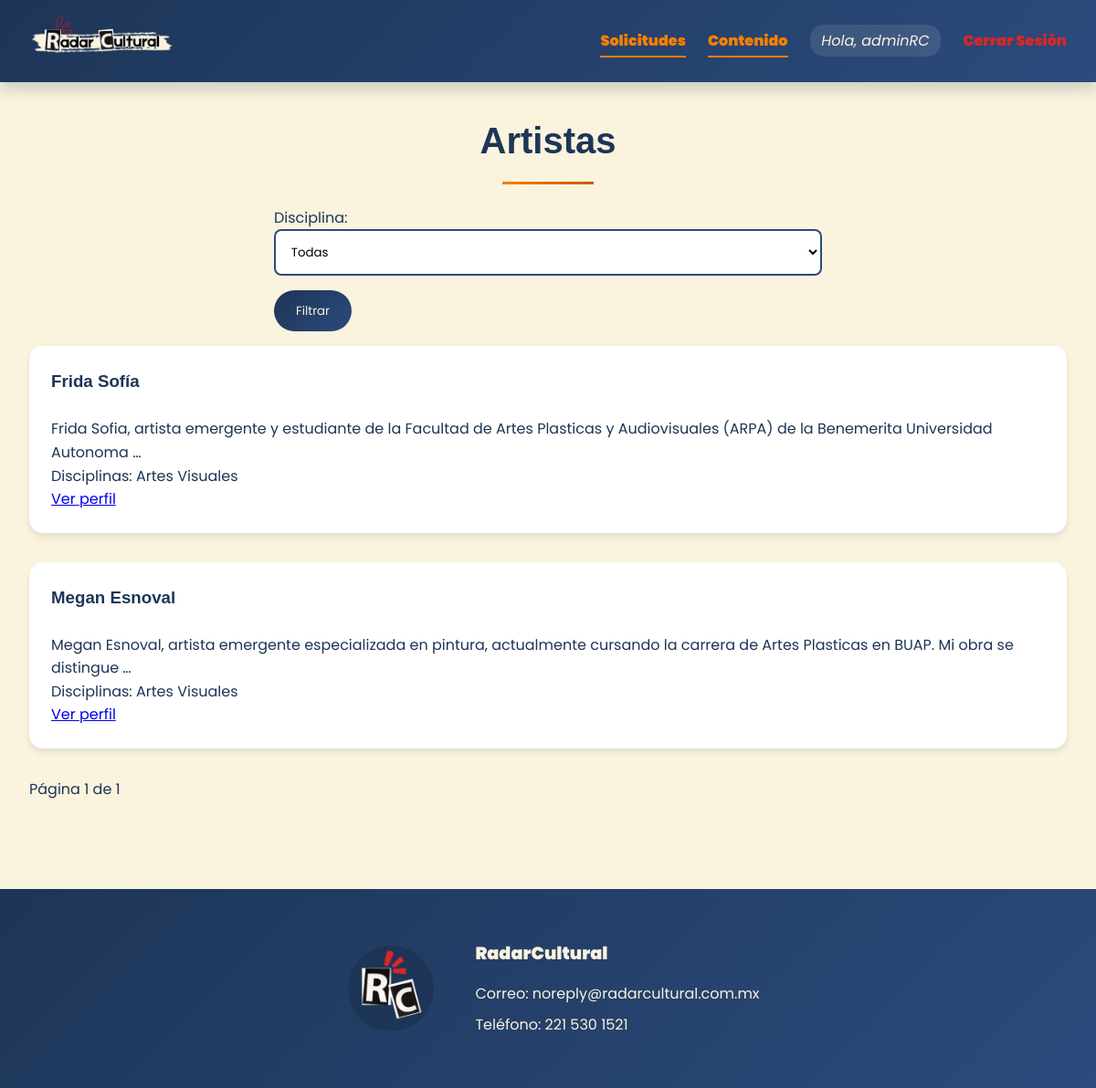
The app's page /artistas/ (signed in) with its own data.
### core/models.py (models this page shows, shortened)
class Usuario(AbstractUser):
    TIPO_USUARIO_CHOICES = [
        ('administrador', 'Administrador'),
        ('difusor', 'Difusor'),
        ('estudiante', 'Estudiante'),
        ('general', 'General'),
    ]
    tipo_usuario = models.CharField(max_length=20, choices=TIPO_USUARIO_CHOICES, default='general')
    recibir_novedades = models.BooleanField(default=False)
    fecha_registro = models.DateTimeField(auto_now_add=True)
    class Meta:
        db_table = 'usuarios'
        verbose_name = 'Usuario'
        verbose_name_plural = 'Usuarios'

class PerfilDifusor(models.Model):
    usuario = models.OneToOneField(Usuario, on_delete=models.CASCADE, related_name='perfil_difusor')
    tipo_difusor = models.CharField(max_length=20, choices=TIPO_DIFUSOR_CHOICES)
    nombre_entidad = models.CharField(max_length=200)
    descripcion = models.TextField()
    imagen_perfil = models.ImageField(upload_to='perfiles/', blank=True, null=True)
    telefono = models.CharField(max_length=20)
    direccion = models.TextField(blank=True, null=True)
    sitio_web = models.URLField(blank=True, null=True)
    redes_sociales = models.JSONField(default=dict, blank=True)
    disciplinas = models.ManyToManyField('Disciplina', related_name='difusores')
    activo = models.BooleanField(default=True)
    fecha_creacion = models.DateTimeField(auto_now_add=True)
    class Meta:
        db_table = 'perfiles_difusor'
        verbose_name = 'Perfil de Difusor'
        verbose_name_plural = 'Perfiles de Difusor'

class Disciplina(models.Model):
    nombre = models.CharField(max_length=50, choices=DISCIPLINAS_CHOICES, unique=True)
    descripcion = models.TextField(blank=True)
    class Meta:
        db_table = 'disciplinas'
        verbose_name = 'Disciplina Artística'
        verbose_name_plural = 'Disciplinas Artísticas'

### core/views.py (the view)
# urls.py: path('artistas/', views.lista_artistas, name='lista_artistas'),
def lista_artistas(request):
    artistas = PerfilDifusor.objects.filter(tipo_difusor='artista', activo=True)
    disciplina = request.GET.get('disciplina')
    if disciplina:
        artistas = artistas.filter(disciplinas__nombre=disciplina)
    paginator = Paginator(artistas, 12)
    page_number = request.GET.get('page')
    page_obj = paginator.get_page(page_number)
    context = {
        'page_obj': page_obj,
        'disciplinas': Disciplina.objects.all(),
    }
    return render(request, 'services/artists_list.html', context)

### templates/services/artists_list.html (shortened to what this page needs)
{% extends "base.html" %}
{% load static %}
{% block content %}
<h2>Artistas</h2>
<form method="get">
    <div>
        <label for="disciplina">Disciplina:</label>
        <select name="disciplina" id="disciplina">
            <option value="">Todas</option>
        </select>
    </div>
    <button type="submit">Filtrar</button>
</form>
<div>
    {% for artista in page_obj %}
    <article>
        <h3>{{ artista.nombre_entidad }}</h3>
        <p>{{ artista.descripcion|truncatewords:20 }}</p>
        <p>Disciplinas: {% for disc in artista.disciplinas.all %}{{ disc.get_nombre_display }}{% if not forloop.last %}, {% endif %}{% endfor %}</p>
        <a href="{% url 'detalle_difusor' artista.id %}">Ver perfil</a>
    </article>
    {% empty %}
    <p>No hay artistas registrados</p>
    {% endfor %}
</div>
<div>
    <span>
        <span>
            Página {{ page_obj.number }} de {{ page_obj.paginator.num_pages }}
        </span>
    </span>
</div>
{% endblock %}

### templates/base.html (shortened to what this page needs)
{% load static %}
<!DOCTYPE html>
<html lang="es">
<head>
    <link href="{% static 'css/base.css' %}?v={{ now|date:'U' }}" rel="stylesheet">
    <link href="{% static 'css/notifications.css' %}?v={{ now|date:'U' }}" rel="stylesheet">
</head>
<body>
    <nav class="navbar">
        <div class="navbar-left">
            <a class="navbar-left-a" href="{% url 'index' %}">
                <img id="navbar-logo" src="{% static 'images/logo.png' %}" alt="Logo">
            </a>
        </div>
        <div class="navbar-right">
            <ul>
                {% if user.is_authenticated %}
                    {% if user.tipo_usuario == 'administrador' %}
                        <li class="nav-admin"><a href="{% url 'admin_solicitudes' %}">Solicitudes</a></li>
                        <li class="nav-admin"><a href="{% url 'admin_contenido' %}">Contenido</a></li>
                    {% elif user.tipo_usuario == 'difusor' %}
                        <li class="nav-profile"><a href="{% url 'perfil_difusor' %}">Mi Perfil Difusor</a></li>
                    {% else %}
                        <li class="nav-profile"><a href="{% url 'perfil_usuario' %}">Mi Perfil</a></li>
                    {% endif %}
                    <li class="nav-username">Hola, {{ user.username }}</li>
                    <li class="nav-logout"><a href="{% url 'logout' %}">Cerrar Sesión</a></li>
                {% else %}
                    <li class="nav-login"><a href="{% url 'login' %}">Iniciar Sesión</a></li>
                    <li class="nav-register"><a href="{% url 'registro' %}">Registrarse</a></li>
                {% endif %}
            </ul>
        </div>
    </nav>
    <main class="container mt-4">
        {% block content %}{% endblock %}
    </main>
    <footer>
        <div class="footer-content">
            <div class="footer-logo-text">
                <img src="{% static 'images/logo_circle.png' %}" alt="" class="footer-logo">
                <div class="footer-text">
                    <p id="buap-text">RadarCultural </p>
                    <p>Correo: noreply@radarcultural.com.mx</p>
                    <p>Teléfono: 221 530 1521</p>
                </div>
            </div>
        </div>
    </footer>
</body>
</html>

### static/css/base.css (style rules this page uses)
:root { --red: #D62828; --orange: #F77F00; --green: #4CAF50; --navy: #1D3557; --cream: #FAF3DD; --dark-orange: #c65d00; --light-green: #81c784; --light-navy: #2c4a7c; --shadow-soft: 0 4px 6px rgba(29, 53, 87, 0.1); --shadow-strong: 0 8px 15px rgba(29, 53, 87, 0.2); --gradient-primary: linear-gradient(135deg, var(--navy), var(--light-navy)); --gradient-accent: linear-gradient(135deg, var(--orange), var(--dark-orange)); }
* { margin: 0; padding: 0; box-sizing: border-box; font-family: 'Poppins', sans-serif; }
body { font-family: 'Montserrat', sans-serif; background-color: var(--cream); background-image: url('../images/fondo 1.png'); color: var(--navy); line-height: 1.6; }
.navbar { background: var(--gradient-primary); padding: 1rem 2rem; position: sticky; top: 0; z-index: 1000; box-shadow: var(--shadow-strong); display: flex; justify-content: space-between; align-items: center; }
.navbar-left { flex: 0 0 auto; }
.navbar-left img { height: 50px; transition: transform 0.3s ease; }
.navbar-right { flex: 1; display: flex; justify-content: flex-end; }
.navbar-right ul { display: flex; gap: 1.5rem; list-style: none; align-items: center; }
.navbar-right a { color: var(--cream); text-decoration: none; font-weight: 500; position: relative; padding-bottom: 0.3rem; }
.navbar-right a::after { content: ''; position: absolute; bottom: 0; left: 0; width: 0; height: 2px; background: var(--orange); transition: width 0.3s ease; }
.nav-admin a { color: var(--orange); font-weight: bold; border-bottom: 2px solid var(--orange); }
.nav-username { color: var(--cream); font-style: italic; padding: 0.3rem 0.8rem; background: rgba(255, 255, 255, 0.1); border-radius: 15px; }
.nav-logout a { color: var(--red); font-weight: bold; transition: all 0.3s ease; }
.container { max-width: 1200px; margin: 0 auto; padding: 2rem; }
h1, h2, h3, h4, h5, h6 { margin-bottom: 1.5rem; font-family: 'Cocomat Pro', sans-serif; }
h2 { font-size: 2.5rem; color: var(--navy); text-align: center; position: relative; padding-bottom: 1rem; }
h2::after { content: ''; position: absolute; bottom: 0; left: 50%; transform: translateX(-50%); width: 100px; height: 3px; background: var(--gradient-accent); }
button { background: var(--gradient-primary); color: var(--cream); border: none; margin-top:1rem; margin-bottom: 1rem; padding: 0.8rem 1.5rem; border-radius: 25px; font-weight: 500; cursor: pointer; transition: transform 0.3s ease, box-shadow 0.3s ease; }
article { background: white; border-radius: 15px; padding: 1.5rem; margin-bottom: 2rem; box-shadow: var(--shadow-soft); transition: transform 0.3s ease; }
img { max-width: 100%; height: auto; border-radius: 10px; }
footer { background: var(--gradient-primary); color: var(--cream); padding: 3rem 2rem; margin-top: 4rem; }
.footer-content { max-width: 1200px; margin: 0 auto; display: flex; justify-content: center; align-items: center; gap: 2rem; }
.footer-logo-text { display: flex; align-items: center; gap: 2rem; }
.footer-logo { width: 120px; height: auto; }
.footer-text { list-style: none; text-align: left; }
.footer-text p { margin: 0.5rem 0; }
#buap-text { font-size: 1.2rem; font-weight: bold; margin-bottom: 1rem; }
form { max-width: 600px; margin: 0 auto; }
input, textarea, select { width: 100%; padding: 0.8rem; border: 2px solid var(--light-navy); border-radius: 8px; background: white; transition: border-color 0.3s ease; }

### static/css/notifications.css (style rules this page uses)
:root { --exito: #3ab65c; --error: #bf333b; --info: #1898c0; --warning: #bc8c12; --exito-hover: #2d8a46; --error-hover: #992a30; --info-hover: #147fa0; --warning-hover: #9b7512; }
* { box-sizing: border-box; }

### records on screen
Usuario: username "adminRC"
PerfilDifusor: nombre_entidad "Frida Sofía", descripcion "Frida Sofia, artista emergente y estudiante de la Facultad de Artes Plasticas y Audiovisuales (ARPA) de la Benemerita Universidad Autonoma …"
Disciplina: nombre "Artes Visuales"
PerfilDifusor: nombre_entidad "Megan Esnoval", descripcion "Megan Esnoval, artista emergente especializada en pintura, actualmente cursando la carrera de Artes Plasticas en BUAP. Mi obra se distingue …"

### other values on screen
{{ page_obj.number }} "1"
{{ page_obj.paginator.num_pages }} "1"
